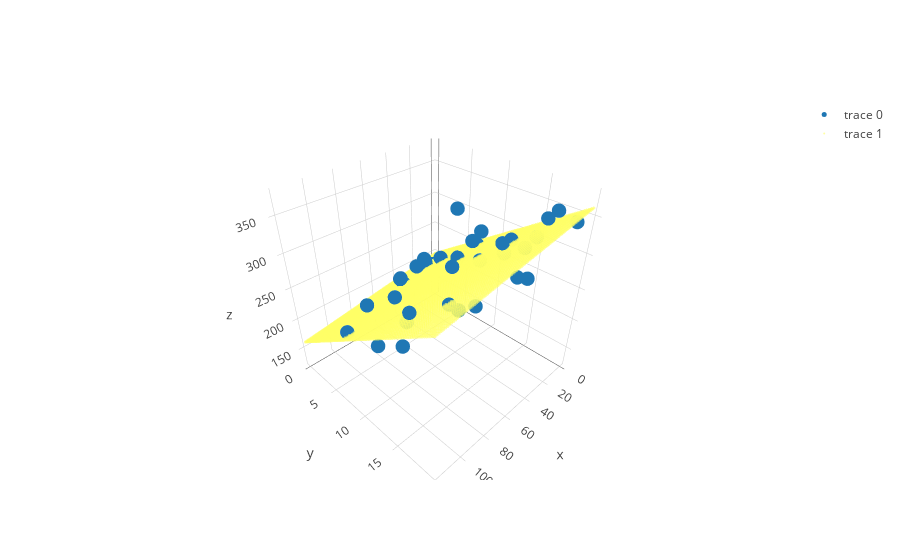

The notebook cell this image was saved under:
### Code cell
trace1 = go.Scatter3d(
    x = cleaner_data['total_rainfall_mm'],
    y = cleaner_data['avg_temp_c'],
    z = cleaner_data['cycle_counts'],
    mode = 'markers',
    marker=dict(
        size=5
    )
)

trace2 = go.Scatter3d(
    x = grid[:,0],
    y = grid[:,1],
    z = lr.predict(grid).flatten(),
    mode = 'markers',
    marker=dict(
        size=1,
        color='rgb(255,255,102)',
        opacity=0.6
    )
)

data = [trace1, trace2]

layout = go.Layout(
    margin = dict(
        t = 50,
        b = 50
    )
)

fig = go.Figure(data=data)

iplot(fig)

### Figure 1 — Plotly figure (JSON) as saved in the notebook; plotly's stock layout.template omitted (floating-point values rounded to 4 significant figures; data arrays with more than 128 entries replaced by an {"elided": "..."} marker saying what was removed)
{"data": [{"marker": {"size": 5}, "mode": "markers", "type": "scatter3d", "x": [17.6, 44.8, 1.8, 22.9, 43.8, 65.5, 11.6, 33.3, 9.9, 74.3, 24.4, 12.6, 21.5, 83.4, 61.3, 107.5, 90.8, 28.1, 14.6, 97.2, 64.3, 55, 92.7, 51.6, 30.0, 54.1, 31.7, 28.8, 33.3, 3.9, 51.5, 85.1, 26.6, 116.5, 17.2, 115.0], "y": [2.446, 2.375, 13.6, 14.21, 17.66, 16.01, 15.81, 11.88, 8.307, 7.311, 4.939, 5.85, 9.154, 8.346, 12.42, 15.03, 16.69, 19.19, 17.03, 12.07, 9.214, 6.414, 6.989, 3.507, 3.393, 3.503, 8.626, 11.24, 14.44, 19.01, 19.48, 16.89, 13.94, 11.56, 6.25, 7.493], "z": [208.2, 125.7, 279.6, 312.1, 298.2, 271.1, 314.1, 279.7, 264.5, 153.3, 238.5, 233.7, 284.2, 253.4, 299.1, 303.5, 306, 374.5, 346.4, 315.7, 295.1, 260.5, 176.1, 212.8, 226.3, 223.7, 264.6, 313.8, 316.9, 342.7, 314.8, 293.7, 294.8, 299.4, 315.7, 231.3]}, {"marker": {"color": "rgb(255,255,102)", "opacity": 0.6, "size": 1}, "mode": "markers", "type": "scatter3d", "x": {"elided": "10000 float values"}, "y": {"elided": "10000 float values"}, "z": {"elided": "10000 float values"}}], "layout": {}}
